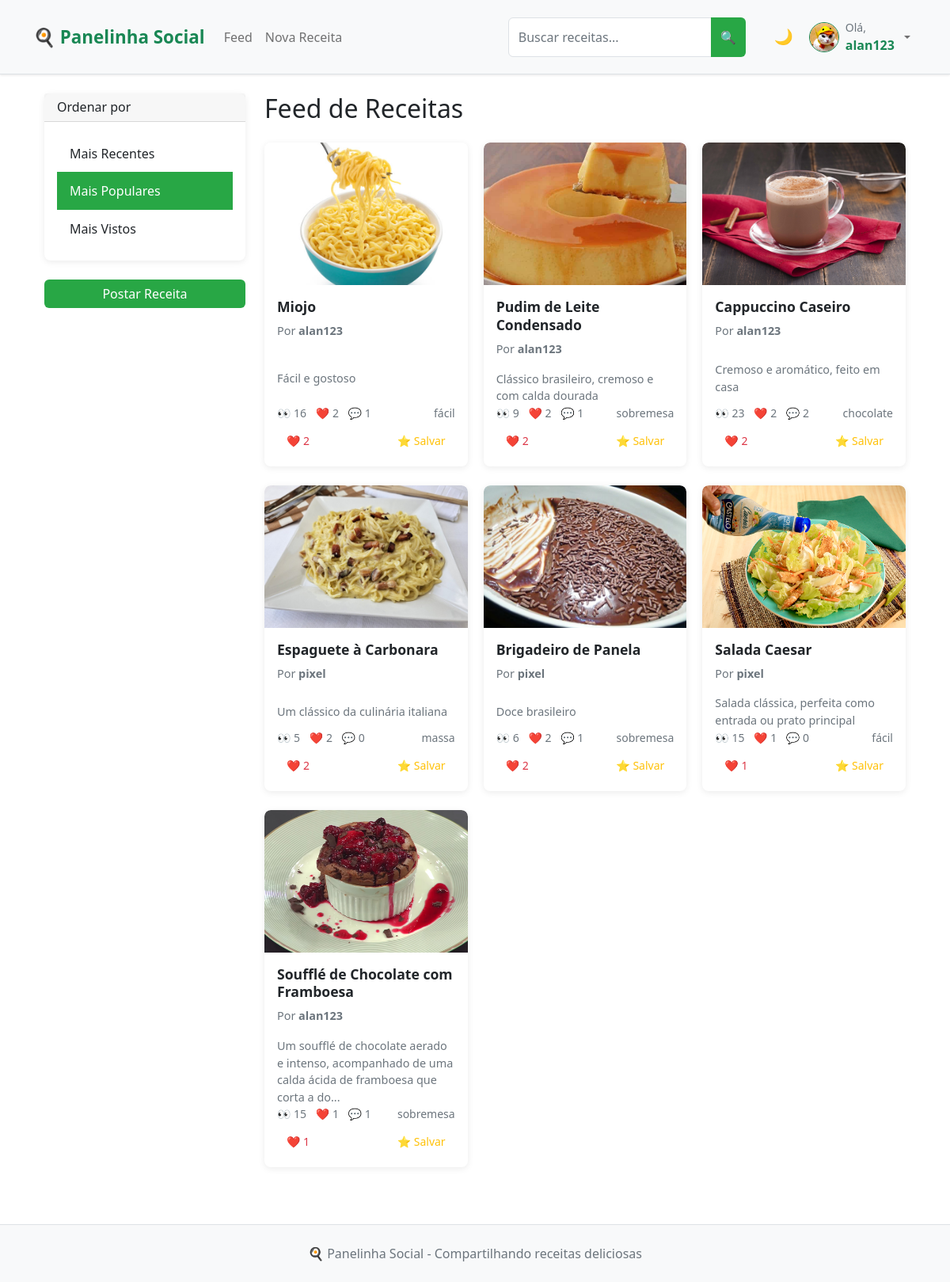
Screenshot of /feed?sort=popular (signed in) with the database file from the repository.
### app.py (models this page shows, shortened)
class User(UserMixin, db.Model):
    __tablename__ = 'user'
    id = db.Column(db.Integer, primary_key=True)
    username = db.Column(db.String(64), unique=True, nullable=False, index=True)
    email = db.Column(db.String(120), unique=True, nullable=False, index=True)
    password_hash = db.Column(db.String(128))
    bio = db.Column(db.Text)
    profile_picture = db.Column(db.String(200))
    created_at = db.Column(db.DateTime, default=datetime.utcnow)
    recipes = db.relationship('Recipe', backref='author', lazy='select')
    likes = db.relationship('Like', backref='user', lazy='select')
    comments = db.relationship('Comment', backref='user', lazy='select')
    saved_recipes = db.relationship('SavedRecipe', backref='user', lazy='select')

class Recipe(db.Model):
    __tablename__ = 'recipe'
    id = db.Column(db.Integer, primary_key=True)
    title = db.Column(db.String(100), nullable=False, index=True)
    description = db.Column(db.Text)
    ingredients = db.Column(db.Text)
    steps = db.Column(db.Text)
    image = db.Column(db.String(200))
    categories = db.Column(db.String(200))
    difficulty = db.Column(db.String(20), nullable=False, default='Fácil', index=True)  # NOVO CAMPO
    is_draft = db.Column(db.Boolean, default=False, index=True)
    created_at = db.Column(db.DateTime, default=datetime.utcnow, index=True)
    updated_at = db.Column(db.DateTime, default=datetime.utcnow, onupdate=datetime.utcnow)
    views = db.Column(db.Integer, default=0, index=True)
    user_id = db.Column(db.Integer, db.ForeignKey('user.id'), nullable=False, index=True)
    likes = db.relationship('Like', backref='recipe', lazy='select')
    comments = db.relationship('Comment', backref='recipe', lazy='select')
    saved_by = db.relationship('SavedRecipe', backref='recipe', lazy='select')
    def like_count(self):
        if hasattr(self, '_like_count'):
            return self._like_count
        return len(self.likes)
    def comment_count(self):
        if hasattr(self, '_comment_count'):
            return self._comment_count
        return len(self.comments)

### app.py (the view)
@app.route('/feed')
@login_required
def feed():
    sort_by = request.args.get('sort', 'recent')
    recipes_query = Recipe.query.filter_by(is_draft=False)
    if sort_by == 'popular':
        recipes_query = recipes_query.outerjoin(Like).group_by(Recipe.id).order_by(func.count(Like.id).desc())
    elif sort_by == 'views':
        recipes_query = recipes_query.order_by(Recipe.views.desc())
    else:
        recipes_query = recipes_query.order_by(Recipe.created_at.desc())
    recipes = get_recipes_with_counts(recipes_query)
    return render_template('feed.html', title='Feed', recipes=recipes, sort_by=sort_by)

### app.py (called while the page is built)
@login_manager.user_loader
def load_user(id):
    return User.query.get(int(id))

### templates/feed.html (shortened to what this page needs)
{% extends "base.html" %}
{% block content %}
<div class="container-fluid">
    <div class="row">
        <div class="col-md-3">
            <div class="card mb-4">
                <div class="card-header">
                    <h6 class="mb-0">Ordenar por</h6>
                </div>
                <div class="card-body">
                    <div class="list-group list-group-flush">
                        <a href="{{ url_for('feed', sort='recent') }}"
                           class="list-group-item list-group-item-action {% if sort_by == 'recent' %}active{% endif %}">
                            Mais Recentes
                        </a>
                        <a href="{{ url_for('feed', sort='popular') }}"
                           class="list-group-item list-group-item-action {% if sort_by == 'popular' %}active{% endif %}">
                            Mais Populares
                        </a>
                        <a href="{{ url_for('feed', sort='views') }}"
                           class="list-group-item list-group-item-action {% if sort_by == 'views' %}active{% endif %}">
                            Mais Vistos
                        </a>
                    </div>
                </div>
            </div>
            <div class="d-grid">
                <a href="{{ url_for('new_recipe') }}" class="btn btn-success">
                    Postar Receita
                </a>
            </div>
        </div>
        <div class="col-md-9">
            <h2 class="mb-4">Feed de Receitas</h2>
            {% if recipes %}
                <div class="row">
                    {% for recipe in recipes %}
                        <div class="col-xl-4 col-lg-6 col-md-6 mb-4">
                            <div class="card h-100 recipe-card">
                                <a href="{{ url_for('recipe_detail', recipe_id=recipe.id) }}" class="text-decoration-none">
                                    {% if recipe.image %}
                                        <img src="{{ url_for('static', filename='uploads/' + recipe.image) }}"
                                             class="card-img-top" alt="{{ recipe.title }}">
                                    {% else %}
                                        <div class="card-img-top bg-light d-flex align-items-center justify-content-center"
                                             style="height: 200px;">
                                            <span class="text-muted">Sem imagem</span>
                                        </div>
                                    {% endif %}
                                </a>
                                <div class="card-body d-flex flex-column">
                                    <a href="{{ url_for('recipe_detail', recipe_id=recipe.id) }}" class="text-decoration-none text-dark">
                                        <h5 class="card-title">{{ recipe.title }}</h5>
                                    </a>
                                    <p class="card-text text-muted small">
                                        Por <strong>{{ recipe.author.username }}</strong>
                                    </p>
                                    <a href="{{ url_for('recipe_detail', recipe_id=recipe.id) }}" class="text-decoration-none text-dark flex-grow-1">
                                        <p class="card-text">{{ recipe.description[:100] }}{% if recipe.description|length > 100 %}...{% endif %}</p>
                                    </a>
                                    <div class="mt-auto">
                                        <div class="d-flex justify-content-between align-items-center mb-2">
                                            <div class="text-muted small">
                                                <span class="me-2">👀 {{ recipe.views }}</span>
                                                <span class="me-2">❤️ {{ recipe.like_count() }}</span>
                                                <span>💬 {{ recipe.comment_count() }}</span>
                                            </div>
                                            {% if recipe.categories %}
                                                <small class="text-muted">
                                                    {{ recipe.categories.split(',')[0] }}
                                                </small>
                                            {% endif %}
                                        </div>
                                        <div class="d-flex justify-content-between">
                                            <button class="btn btn-sm btn-outline-danger like-btn"
                                                    data-recipe-id="{{ recipe.id }}">
                                                ❤️ <span class="like-count">{{ recipe.like_count() }}</span>
                                            </button>
                                            <button class="btn btn-sm btn-outline-warning save-btn"
                                                    data-recipe-id="{{ recipe.id }}">
                                                ⭐ Salvar
                                            </button>
                                        </div>
                                    </div>
                                </div>
                            </div>
                        </div>
                    {% endfor %}
                </div>
            {% endif %}
        </div>
    </div>
</div>
{% endblock %}

### templates/base.html (shortened to what this page needs)
<!DOCTYPE html>
<html lang="pt-br">
<head>
    <link href="https://cdn.jsdelivr.net/npm/bootstrap@5.1.3/dist/css/bootstrap.min.css" rel="stylesheet">
    <link rel="stylesheet" href="{{ url_for('static', filename='css/style.css') }}">
</head>
<body>
    <nav class="navbar navbar-expand-lg navbar-light bg-light border-bottom">
        <div class="container">
            <a class="navbar-brand fw-bold text-success" href="{{ url_for('index') }}">
                🍳 Panelinha Social
            </a>
            <div class="collapse navbar-collapse" id="navbarNav">
                <ul class="navbar-nav me-auto">
                    {% if current_user.is_authenticated %}
                        <li class="nav-item">
                            <a class="nav-link" href="{{ url_for('feed') }}">Feed</a>
                        </li>
                        <li class="nav-item">
                            <a class="nav-link" href="{{ url_for('new_recipe') }}">Nova Receita</a>
                        </li>
                    {% endif %}
                </ul>
                <form class="d-flex me-3" action="{{ url_for('search') }}" method="GET">
                    <div class="input-group" style="min-width: 250px;">
                        <input type="text"
                            name="q"
                            class="form-control"
                            placeholder="Buscar receitas..."
                            value="{{ request.args.get('q', '') }}"
                            aria-label="Buscar receitas">
                        <button class="btn btn-success" type="submit" title="Buscar receitas">
                            🔍
                        </button>
                    </div>
                </form>
                <div class="navbar-nav ms-2">
                    <button class="btn btn-outline-secondary btn-sm" id="darkModeToggle" title="Modo Noturno">
                    </button>
                </div>
                <div class="navbar-nav">
                    {% if current_user.is_authenticated %}
                        <div class="nav-item dropdown">
                            <a class="nav-link dropdown-toggle d-flex align-items-center gap-2" href="#" role="button" data-bs-toggle="dropdown">
                                <div class="position-relative">
                                    {% if current_user.profile_picture %}
                                        <img src="{{ url_for('static', filename='uploads/' + current_user.profile_picture) }}"
                                            class="rounded-circle border border-success"
                                            style="width: 38px; height: 38px; object-fit: cover;"
                                            alt="Foto de perfil">
                                    {% else %}
                                        <div class="rounded-circle bg-light d-flex align-items-center justify-content-center border border-success"
                                            style="width: 38px; height: 38px;">
                                            <span class="text-muted">👤</span>
                                        </div>
                                    {% endif %}
                                </div>
                                <div class="d-none d-lg-flex flex-column align-items-start">
                                    <span class="small text-muted">Olá,</span>
                                    <strong class="text-success">{{ current_user.username }}</strong>
                                </div>
                            </a>
                        </div>
                    {% else %}
                        <a class="nav-link" href="{{ url_for('login') }}">Entrar</a>
                        <a class="nav-link" href="{{ url_for('register') }}">Cadastrar</a>
                    {% endif %}
                </div>
            </div>
        </div>
    </nav>
    <div class="container mt-4">
        {% block content %}{% endblock %}
    </div>
    <footer class="bg-light text-center text-muted py-4 mt-5 border-top">
        <div class="container">
            <p class="mb-0">🍳 Panelinha Social - Compartilhando receitas deliciosas</p>
        </div>
    </footer>
</body>
</html>

### static/css/style.css (style rules this page uses)
:root { --primary-color: #28a745; --primary-hover: #218838; --light-bg: #f8f9fa; --card-shadow: 0 2px 8px rgba(0, 0, 0, 0.08); --card-hover-shadow: 0 4px 12px rgba(0, 0, 0, 0.12); }
* { box-sizing: border-box; }
body { background-color: var(--light-bg); font-family: system-ui, -apple-system, sans-serif; line-height: 1.5; margin: 0; padding: 0; }
.container-fluid { padding: 0 15px; }
.recipe-card { border: none; border-radius: 8px; box-shadow: var(--card-shadow); transition: box-shadow 0.2s ease; background: white; overflow: hidden; height: 100%; }
.card-img-top { border-radius: 8px 8px 0 0; height: 180px; object-fit: cover; width: 100%; }
.card-body { padding: 1rem; display: flex; flex-direction: column; height: 100%; }
.card-title { font-size: 1.1rem; font-weight: 600; margin-bottom: 0.5rem; line-height: 1.3; }
.card-text { font-size: 0.9rem; color: #6c757d; flex-grow: 1; }
.btn { border-radius: 6px; font-weight: 500; transition: all 0.15s ease; border: none; }
.btn-success { background-color: var(--primary-color); }
.btn-sm { padding: 0.375rem 0.75rem; font-size: 0.875rem; }
.row { display: flex; flex-wrap: wrap; margin: 0 -10px; }
.col-xl-4, .col-lg-6, .col-md-6 { padding: 0 10px; margin-bottom: 20px; }
.navbar { padding: 1rem 0; box-shadow: 0 1px 3px rgba(0,0,0,0.1); }
.navbar-brand { font-weight: 700; font-size: 1.4rem; }
.card { border: none; border-radius: 8px; box-shadow: var(--card-shadow); }
.list-group-item { border: none; padding: 0.75rem 1rem; transition: background-color 0.15s ease; }
.list-group-item.active { background-color: var(--primary-color); border-color: var(--primary-color); }
.form-control { border-radius: 6px; border: 1px solid #dee2e6; padding: 0.75rem; transition: border-color 0.15s ease; }
footer { margin-top: 3rem; padding: 2rem 0; background: white; border-top: 1px solid #dee2e6; }
@media (max-width: 1200px) { .container-fluid { padding: 0 12px; } }
img { max-width: 100%; height: auto; }
.text-muted { color: #6c757d !important; }

### templates/base.html (style rules this page uses)
:root { --bg-color: #ffffff; --text-color: #212529; --card-bg: #ffffff; --border-color: #dee2e6; --success-color: #198754; --header-bg: #f8f9fa; --ingredient-bg: #f8f9fa; --ingredient-text: #212529; }
body.loaded * { transition: all 0.3s ease; }
body { background-color: var(--bg-color); color: var(--text-color); min-height: 100vh; }
#darkModeToggle { border: none; background: transparent; font-size: 1.2em; padding: 0.375rem 0.75rem; transition: all 0.3s ease; }

### rows the page displays
User: profile_picture (picture), username "alan123"
Recipe: image (picture), title "Miojo", author.username "alan123", description "Fácil e gostoso", views "16", like_count "2", comment_count "1", categories "fácil"
Recipe: image (picture), title "Pudim de Leite Condensado", author.username "alan123", description "Clássico brasileiro, cremoso e com calda dourada", views "9", like_count "2", comment_count "1", categories "sobremesa"
Recipe: image (picture), title "Cappuccino Caseiro", author.username "alan123", description "Cremoso e aromático, feito em casa", views "23", like_count "2", comment_count "2", categories "chocolate"
Recipe: image (picture), title "Espaguete à Carbonara", author.username "pixel", description "Um clássico da culinária italiana", views "5", like_count "2", comment_count "0", categories "massa"
Recipe: image (picture), title "Brigadeiro de Panela", author.username "pixel", description "Doce brasileiro", views "6", like_count "2", comment_count "1", categories "sobremesa"
Recipe: image (picture), title "Salada Caesar", author.username "pixel", description "Salada clássica, perfeita como entrada ou prato principal", views "15", like_count "1", comment_count "0", categories "fácil"
Recipe: image (picture), title "Soufflé de Chocolate com Framboesa", author.username "alan123", description "Um soufflé de chocolate aerado e intenso, acompanhado de uma calda ácida de framboesa que corta a do", views "15", like_count "1", comment_count "1", categories "sobremesa"
